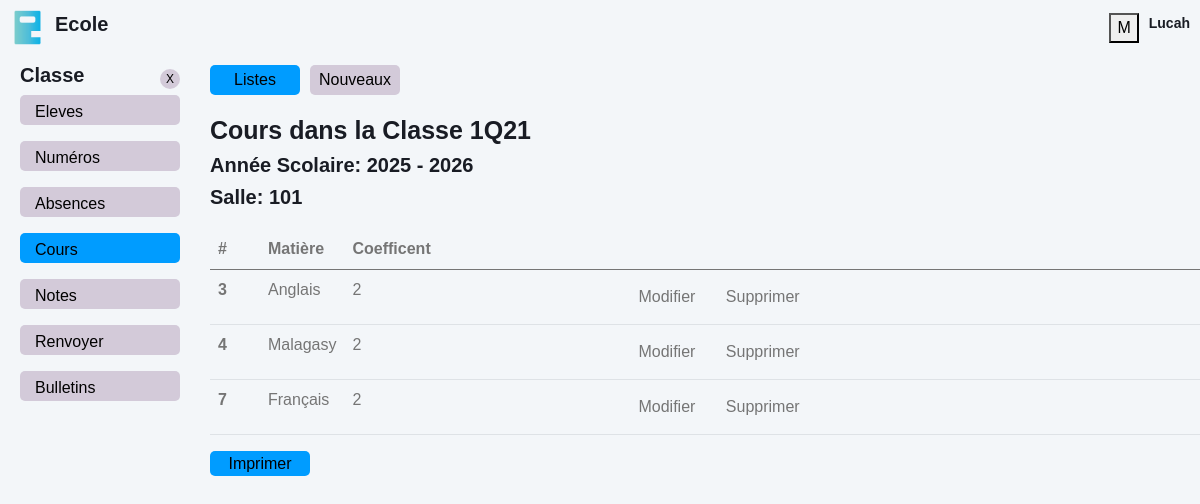
The page /classes/cours.php?id=3 (signed in) on the database as committed earlier.
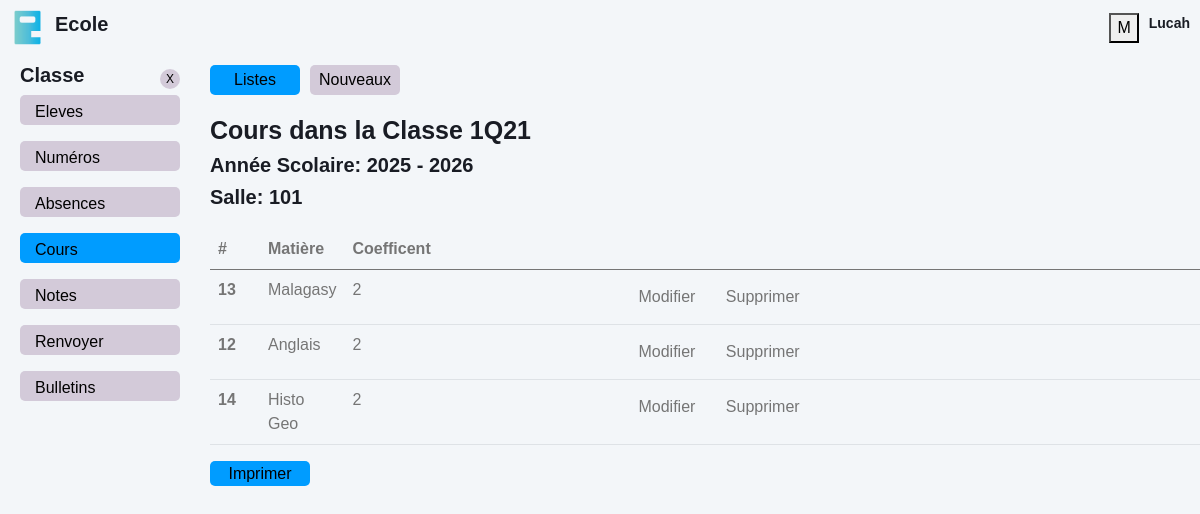
The same page on the database as committed later.
### tables this page shows
CREATE TABLE `classes` (
  `classe_id` int(10) NOT NULL AUTO_INCREMENT,
  `nom_classe` varchar(100) NOT NULL,
  `niveau` varchar(50) DEFAULT NULL,
  `annee_debut` year(4) DEFAULT NULL,
  `annee_fin` year(4) DEFAULT NULL,
  `salle` varchar(50) DEFAULT NULL,
  PRIMARY KEY (`classe_id`)
);

CREATE TABLE `cours` (
  `cours_id` int(11) NOT NULL AUTO_INCREMENT,
  `classe_id` int(11) DEFAULT NULL,
  `matiere_id` int(11) DEFAULT NULL,
  PRIMARY KEY (`cours_id`)
);

CREATE TABLE `matieres` (
  `matiere_id` int(10) NOT NULL AUTO_INCREMENT,
  `nom_matiere` varchar(100) NOT NULL,
  `coefficient` int(5) DEFAULT NULL,
  `classe` int(10) DEFAULT NULL,
  PRIMARY KEY (`matiere_id`)
);

### classes/cours.php (the view, shortened to what this page needs)
<?php
    require "../back/database.php";
    $id_classe = isset($_GET['id']) ? (int) $_GET['id'] : 0;
    $sql_classes = "SELECT * FROM classes WHERE classe_id = ? ";
    $stmt_classes = $pdo->prepare($sql_classes);
    $stmt_classes->execute([$id_classe]);
    $classes = $stmt_classes->fetchAll();
    $sql_cours = "SELECT a.*,
                        b.*
                FROM cours a
                LEFT JOIN matieres b
                ON a.matiere_id = b.matiere_id
                WHERE a.classe_id = ?
    ";
    $stmt_cours = $pdo->prepare($sql_cours);
    $stmt_cours->execute([$id_classe]);
    $cours = $stmt_cours->fetchAll();
?>
<!DOCTYPE html>
<html lang="en">
<head>
    <link href="../assets/css/bootstrap.min.css" rel="stylesheet">
    <link href="../assets/css/style.css" rel="stylesheet">
</head>
    <body>
        <nav class="navbar navbar-expand sticky-top" style="display: flex; justify-content: space-between; margin: 0; padding: 10px">
            <a  href="./home.php" class="text-primary" style="display: flex; gap: 10px; align-items: center">
            <img src="../assets/img/logo-ecole.png" alt="logo" style="width: 35px">
            <h3 style="font-size: 20px">Ecole</h3>
            </a>
            <div class="menu">
            <button class="btn-menu" id="menu">
                M
            </button>
            <div class="menu-name">
                <h4><?= $_SESSION['username'] ?></h4>
            </div>
            </div>
        </nav>
        <div class="container-xxl position-relative d-flex p-0" style="margin-top: 100px;">
            <div class="sidebar" style="width: 200px; padding: 0 20px;">
                <nav class="navbar bg-light">
                <div class="navbar-nav w-100" style="margin-top: 25px">
                    <div class="nav-top">
                        <div class="nav-l">
                            <h3>Classe</h3>
                        </div>
                        <div class="nav-r">
                            <a class="df-jc-ac" href="./">X</a>
                        </div>
                    </div>
                    <ul>
                        <li>
                            <a href="./eleves.php?id=<?php echo $id_classe ?>" class="nav-link">Eleves</a>
                        </li>
                        <li>
                            <a href="./numbers.php?id=<?php echo $id_classe ?>" class="nav-link">Numéros</a>
                        </li>
                        <li>
                            <a href="./absences.html" class="nav-link">Absences</a>
                        </li>
                        <li>
                            <a href="./cours.php?id=<?php echo $id_classe ?>" class="nav-link active">Cours</a>
                        </li>
                        <li>
                            <a href="./notes.html" class="nav-link">Notes</a>
                        </li>
                        <li><a href="./renvoyer.html" class="nav-link">Renvoyer</a></li>
                        <li><a href="index.php" class="nav-link">Bulletins</a></li>
                    </ul>
                </div>
                </nav>
            </div>
            <div class="col-right">
            <?php if (count($classes) > 0):  ?>
                <div class="tp">
                    <div class="add notes">
                        <a href="./cours.php?id=<?php echo $id_classe ?>" class="btn-add active">Listes</a>
                        <a href="./addcours.php?id=<?php echo $id_classe ?>" class="btn-add">Nouveaux</a>
                    </div>
                </div>
                <div class="col-classe-l" style="margin-top: 20px;">
                    <?php foreach ( $classes as $classe ): ?>
                        <h1>Cours dans la Classe <?php echo $classe['nom_classe'] ?></h1>
                        <h3>Année Scolaire: <?php echo $classe['annee_debut'] ?> - <?php echo $classe['annee_fin'] ?> </h3>
                        <h3>Salle: <?php echo $classe['salle'] ?></h3>
                    <?php endforeach; ?>
                </div>
                <div class="bd">
                    <?php if (count($cours) > 0):  ?>
                        <table class="table table-hover">
                            <thead>
                                <tr>
                                    <th class="col">#</th>
                                    <th class="col">Matière</th>
                                    <th class="col">Coefficent</th>
                                    <th class="col"></th>
                                </tr>
                            </thead>
                            <tbody>
                                <?php foreach ( $cours as $cour ): ?>
                                    <tr>
                                        <th scope="row">
                                            <?= $cour['cours_id'] ?>
                                        </th>
                                        <td>
                                            <?= $cour['nom_matiere'] ?>
                                        </td>
                                        <td>
                                            <?= $cour['coefficient'] ?>
                                        </td>
                                        <td>
                                            <div class="links">
                                                <a href="#" class="btn btn-print">Modifier</a>
                                                <a href="#" class="btn btn-print">Supprimer</a>
                                            </div>
                                        </td>
                                    </tr>
                                <?php endforeach; ?>
                            </tbody>
                        </table>
                    <?php else: ?>
                        <h5>Aucun matière trouvé</h5>
                    <?php endif; ?>
                </div>
                            <div class="bt">
                    <a href="./printclasse.php?id=<?php echo $id_classe ?>" class="btn btn-print">Imprimer</a>
                </div>
            <?php else: ?>
                <h5>Aucun classe trouvé</h5>
            <?php endif; ?>
            </div>
        </div>
    </body>
</html>

### assets/css/style.css (style rules this page uses)
:root { --primary: #009CFF; --light: #F3F6F9; --dark: #191C24; }
.df-jc-ac { display: flex; justify-content: center; align-items: center; }
.tp a.btn-add { display: flex; justify-content: center; align-items: center; width: 120px; height: 30px; background: #009CFF; border: none; border-radius: 5px; color: #000; text-decoration: none; }
.btn { transition: .5s; }
.sidebar { position: fixed; top: 30px; left: 0; bottom: 0; width: 200px; height: 100vh; overflow-y: auto; transition: 0.5s; z-index: 999; padding: 0 20px; }
@media (min-width: 992px) { .sidebar { margin-left: 0; } }
.navbar .nav-top { display: flex; justify-content: space-between; align-items: center; }
.navbar .nav-top .nav-l h3 { font-size: 20px; font-weight: bold; }
.navbar .nav-top .nav-r a { width: 20px; height: 20px; background: #d3cad9; border-radius: 50%; color: #000; text-decoration: none; font-size: 12px; }
.navbar.navbar-expand .menu { display: flex; align-items: center; gap: 10px; }
.navbar.navbar-expand .menu .menu-name { height: 25px; display: flex; }
.navbar.navbar-expand .menu .menu-name h4 { font-size: 14px; }
.sidebar .navbar-nav ul { list-style: none; padding-left: 0; }
.sidebar .navbar-nav .nav-link { height: 30px; padding: 5px 15px; color: #000; font-weight: 500; outline: none; background: #d3cad9; margin-bottom: 1rem; border-radius: 5px; }
.sidebar .navbar-nav .nav-link:hover, .sidebar .navbar-nav .nav-link.active { background: #009CFF; }
.col-right { position: relative; width: 83%; top: -90px; left: 210px; }
.tp { display: flex; justify-content: space-between; }
.bd { margin-top: 20px; }
.col-classe-l h1 { font-size: 25px; }
.col-classe-l h3 { font-size: 20px; }
.bd table tbody tr td a.detail, .bt a.btn-print { width: 80px; height: 25px; position: absolute; right: 0; background: #009CFF; color: #000; text-decoration: none; display: flex; justify-content: center; align-items: center; }
.bt a.btn-print, .bt button.btn-print { position: relative; width: 100px; }
.notes { display: flex; gap: 10px; }
.notes a.btn-add { background: #d3cad9; width: auto; min-width: 90px; transition: 1s ease-in-out; }
.notes a.btn-add.active { background: #009CFF; }

### classes/cours.php (style rules this page uses)
table th:nth-child(1), table td:nth-child(1) { width: 50px; }
table th:nth-child(2), table td:nth-child(2) { width: 1%; }

Rows that differ between the two databases and show on the page:
removed cours: cours_id "3", matieres.nom_matiere "Anglais", matieres.coefficient "2"
removed cours: cours_id "4", matieres.nom_matiere "Malagasy", matieres.coefficient "2"
removed cours: cours_id "7", matieres.nom_matiere "Français", matieres.coefficient "2"
added cours: cours_id "13", matieres.nom_matiere "Malagasy", matieres.coefficient "2"
added cours: cours_id "12", matieres.nom_matiere "Anglais", matieres.coefficient "2"
added cours: cours_id "14", matieres.nom_matiere "Histo Geo", matieres.coefficient "2"
